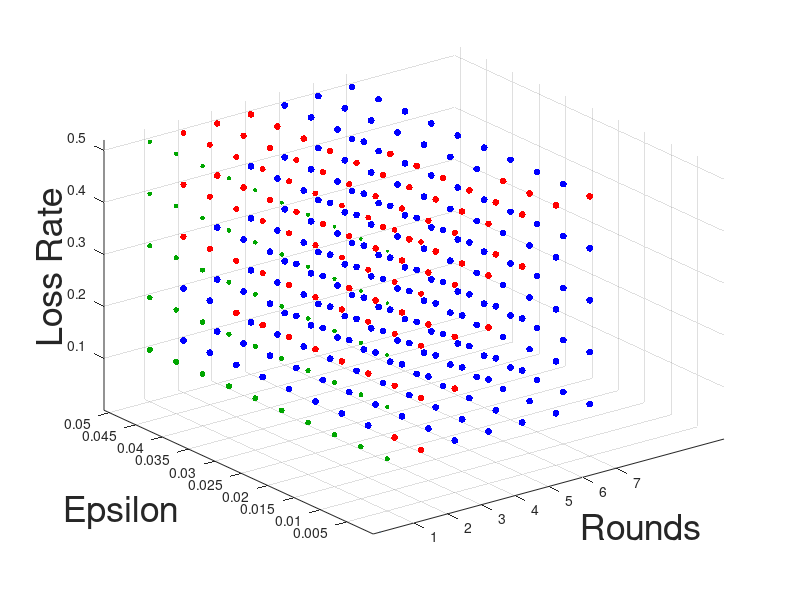

Reproduce this figure in MATLAB. (Note: this script raises an error after producing the figure.)
clc; clear;

% Load data generated by mdpopt
mdpsol = importdata('mdpcarqresults.txt',' ');

% Determine the best value of K for each nRounds, epsilon, per operating pt 
kvals = mdpsol(:,1);
klen  = length(kvals);
kMin  = mdpsol(1,1);
kMax  = mdpsol(klen,1);
nBlks = kMax - kMin + 1;
blkSz = klen / nBlks;

best = mdpsol(1:blkSz,:);
for i=kMin+1:kMax
    test = mdpsol((i-kMin)*blkSz+1:(i-kMin+1)*blkSz,:);
    for j=1:blkSz
        if (test(j,6) > best(j,6))
            best(j,:) = test(j,:);
        end
    end
end

kvals = best(:,1);
z     = best(:,2); %% per
x     = best(:,3); %% rounds
y     = best(:,4); %% epsilon
sz    = best(:,6); %% efficiency

% The following should be true and retrievable from the file
% epsilon = 0.005:0.005:0.05;
% rounds = 0:10;
% loss_rate = 0.1:0.1:0.5;

loss_rate = unique(z);
nLosses   = length(loss_rate);

rounds  = unique(x);
nRounds = length(rounds);

epsilon = unique(y);
nEps    = length(epsilon);

% Do a sanity check on the block size
if (nLosses * nRounds * nEps ~= blkSz)
    fprintf('Data sizes do not match. Exiting\n');
    return;
end

% Use a circle for FEC and Coded ARQ; square for ARQ
%shapes = ['o', 's'];

% Use a circles for everything
shapes = ['o', 'o'];

% Use red for Coded ARQ, blue for ARQ and green for FEC
% colors = ['r', 'g', 'b'];
colors = [[1, 0, 0]; [0, 0.65, 0]; [0, 0, 1]];

for i=1:blkSz
    % FEC
    if (x(i) == 1)
        color(i) = 2;
        shape(i) = 1;
    end
    % Coded ARQ or ARQ
    if (x(i) >= 2)
        color(i) = 1;
        shape(i) = 1;
    end
    % ARQ
    per = z(i);
    rnd = x(i);
    eps = y(i);
    if (per^rnd < eps)
        color(i) = 3;
        shape(i) = 2;
    end
end

% Normalize dot diameter so it's between sz_min and sz_max
e_min = min(sz);
e_max = max(sz);
sz_min = 5;
sz_max = 25;
sz = (sz-e_min)*(sz_max-sz_min)/(e_max-e_min)+sz_min;

s = scatter3(0,0,0,0.1);
axis([-0.2 10.2 0 max(epsilon)+.001 0 0.52]);
hold on;
% scatter3 cannot take color and shape vectors, so loop over the
% combinations and update one at a time
for sh = 1:2
    for c = 1:3
        idx = find(shape==sh &color==c);
        scatter3(x(idx),y(idx),z(idx),sz(idx), colors(c,:), shapes(sh),'filled');
    end
end
xlabel('Rounds', 'FontSize', 26);
ylabel('Epsilon','FontSize', 26);
zlabel('Loss Rate','FontSize', 26);
xticks(rounds);
yticks(epsilon);
zticks(loss_rate);
ax = ancestor(s, 'axes');
xrule = ax.XAxis;
yrule = ax.YAxis;
zrule = ax.ZAxis;
xrule.FontSize = 8;
yrule.FontSize = 8;
zrule.FontSize = 8;
yrule.TickLabelRotation = 45;
ax.FontWeight = 'bold';
%grid('off');
rotate3d on;
xlim([1,6]);
view(-48.6,5.9);